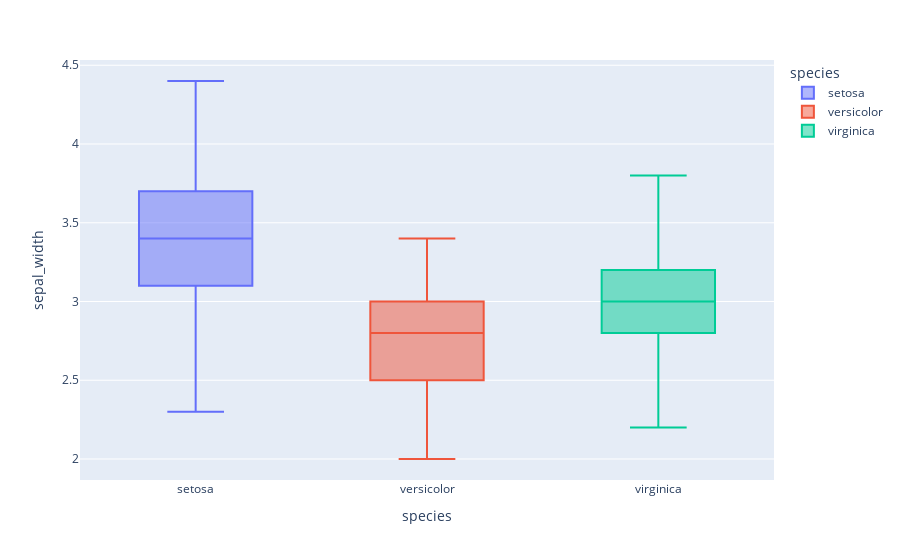

Source (notebook cell):
### Code cell
px.box(data_frame=iris, y='sepal_width',x='species',color='species')

### Figure 1 — Plotly figure (JSON) as saved in the notebook; plotly's stock layout.template omitted (floating-point values rounded to 4 significant figures)
{"data": [{"alignmentgroup": "True", "hovertemplate": "species=%{x}<br>sepal_width=%{y}<extra></extra>", "legendgroup": "setosa", "marker": {"color": "#636efa"}, "name": "setosa", "notched": false, "offsetgroup": "setosa", "orientation": "v", "showlegend": true, "type": "box", "x": ["setosa", "setosa", "setosa", "setosa", "setosa", "setosa", "setosa", "setosa", "setosa", "setosa", "setosa", "setosa", "setosa", "setosa", "setosa", "setosa", "setosa", "setosa", "setosa", "setosa", "setosa", "setosa", "setosa", "setosa", "setosa", "setosa", "setosa", "setosa", "setosa", "setosa", "setosa", "setosa", "setosa", "setosa", "setosa", "setosa", "setosa", "setosa", "setosa", "setosa", "setosa", "setosa", "setosa", "setosa", "setosa", "setosa", "setosa", "setosa", "setosa", "setosa"], "x0": " ", "xaxis": "x", "y": [3.5, 3, 3.2, 3.1, 3.6, 3.9, 3.4, 3.4, 2.9, 3.1, 3.7, 3.4, 3, 3, 4, 4.4, 3.9, 3.5, 3.8, 3.8, 3.4, 3.7, 3.6, 3.3, 3.4, 3, 3.4, 3.5, 3.4, 3.2, 3.1, 3.4, 4.1, 4.2, 3.1, 3.2, 3.5, 3.1, 3, 3.4, 3.5, 2.3, 3.2, 3.5, 3.8, 3, 3.8, 3.2, 3.7, 3.3], "y0": " ", "yaxis": "y"}, {"alignmentgroup": "True", "hovertemplate": "species=%{x}<br>sepal_width=%{y}<extra></extra>", "legendgroup": "versicolor", "marker": {"color": "#EF553B"}, "name": "versicolor", "notched": false, "offsetgroup": "versicolor", "orientation": "v", "showlegend": true, "type": "box", "x": ["versicolor", "versicolor", "versicolor", "versicolor", "versicolor", "versicolor", "versicolor", "versicolor", "versicolor", "versicolor", "versicolor", "versicolor", "versicolor", "versicolor", "versicolor", "versicolor", "versicolor", "versicolor", "versicolor", "versicolor", "versicolor", "versicolor", "versicolor", "versicolor", "versicolor", "versicolor", "versicolor", "versicolor", "versicolor", "versicolor", "versicolor", "versicolor", "versicolor", "versicolor", "versicolor", "versicolor", "versicolor", "versicolor", "versicolor", "versicolor", "versicolor", "versicolor", "versicolor", "versicolor", "versicolor", "versicolor", "versicolor", "versicolor", "versicolor", "versicolor"], "x0": " ", "xaxis": "x", "y": [3.2, 3.2, 3.1, 2.3, 2.8, 2.8, 3.3, 2.4, 2.9, 2.7, 2, 3, 2.2, 2.9, 2.9, 3.1, 3, 2.7, 2.2, 2.5, 3.2, 2.8, 2.5, 2.8, 2.9, 3, 2.8, 3, 2.9, 2.6, 2.4, 2.4, 2.7, 2.7, 3, 3.4, 3.1, 2.3, 3, 2.5, 2.6, 3, 2.6, 2.3, 2.7, 3, 2.9, 2.9, 2.5, 2.8], "y0": " ", "yaxis": "y"}, {"alignmentgroup": "True", "hovertemplate": "species=%{x}<br>sepal_width=%{y}<extra></extra>", "legendgroup": "virginica", "marker": {"color": "#00cc96"}, "name": "virginica", "notched": false, "offsetgroup": "virginica", "orientation": "v", "showlegend": true, "type": "box", "x": ["virginica", "virginica", "virginica", "virginica", "virginica", "virginica", "virginica", "virginica", "virginica", "virginica", "virginica", "virginica", "virginica", "virginica", "virginica", "virginica", "virginica", "virginica", "virginica", "virginica", "virginica", "virginica", "virginica", "virginica", "virginica", "virginica", "virginica", "virginica", "virginica", "virginica", "virginica", "virginica", "virginica", "virginica", "virginica", "virginica", "virginica", "virginica", "virginica", "virginica", "virginica", "virginica", "virginica", "virginica", "virginica", "virginica", "virginica", "virginica", "virginica", "virginica"], "x0": " ", "xaxis": "x", "y": [3.3, 2.7, 3, 2.9, 3, 3, 2.5, 2.9, 2.5, 3.6, 3.2, 2.7, 3, 2.5, 2.8, 3.2, 3, 3.8, 2.6, 2.2, 3.2, 2.8, 2.8, 2.7, 3.3, 3.2, 2.8, 3, 2.8, 3, 2.8, 3.8, 2.8, 2.8, 2.6, 3, 3.4, 3.1, 3, 3.1, 3.1, 3.1, 2.7, 3.2, 3.3, 3, 2.5, 3, 3.4, 3], "y0": " ", "yaxis": "y"}], "layout": {"boxmode": "overlay", "legend": {"title": {"text": "species"}, "tracegroupgap": 0}, "margin": {"t": 60}, "xaxis": {"anchor": "y", "categoryarray": ["setosa", "versicolor", "virginica"], "categoryorder": "array", "domain": [0, 1], "title": {"text": "species"}}, "yaxis": {"anchor": "x", "domain": [0, 1], "title": {"text": "sepal_width"}}}}
